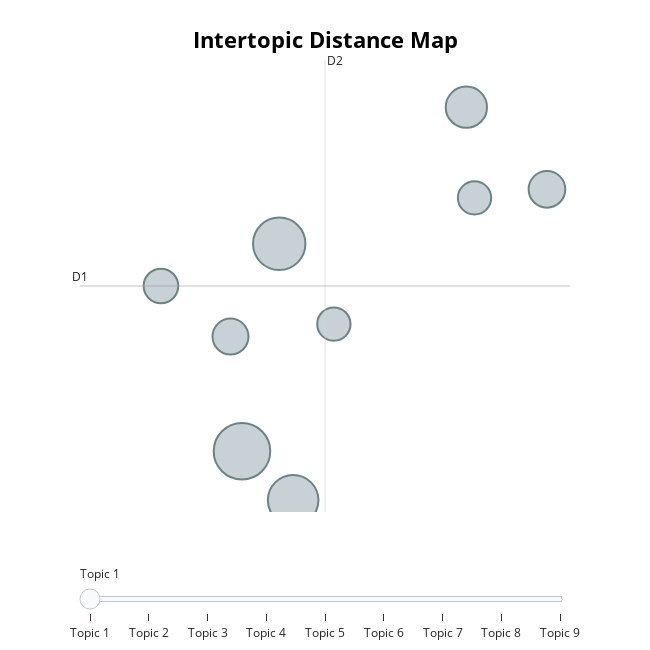

The code cell stored with this chart in its notebook:
### Code cell
topic_model.visualize_topics()

### Figure 1 — Plotly figure (JSON) as saved in the notebook; plotly's stock layout.template omitted (floating-point values rounded to 4 significant figures)
{"data": [{"customdata": [[1, "sound | easy | and | to | great", 383], [2, "great | headphones | these | are | they", 329], [3, "works | good | great | product | it", 307], [4, "the | to | tv | it | and", 204], [5, "head | they | the | off | and", 161], [6, "wireless | the | and | headphones | to", 155], [7, "tv | to | and | these | watch", 143], [8, "static | the | and | to | of", 133], [9, "the | sennheiser | and | sony | is", 133]], "hovertemplate": "<b>Topic %{customdata[0]}</b><br>Words: %{customdata[1]}<br>Size: %{customdata[2]}", "legendgroup": "", "marker": {"color": "#B0BEC5", "line": {"color": "DarkSlateGrey", "width": 2}, "size": [383, 329, 307, 204, 161, 155, 143, 133, 133], "sizemode": "area", "sizeref": 0.2394, "symbol": "circle"}, "mode": "markers", "name": "", "orientation": "v", "showlegend": false, "type": "scatter", "x": [-3.696, -3.396, -3.284, -1.888, -1.238, -3.789, -4.349, -1.822, -2.956], "xaxis": "x", "y": [-0.1679, 1.018, -0.4478, 1.799, 1.33, 0.4879, 0.7772, 1.281, 0.5594], "yaxis": "y"}], "layout": {"annotations": [{"showarrow": false, "text": "D1", "x": -5.002, "y": 0.7771, "yshift": 10}, {"showarrow": false, "text": "D2", "x": -3.027, "xshift": 10, "y": 2.069}], "height": 650, "hoverlabel": {"bgcolor": "white", "font": {"family": "Rockwell", "size": 16}}, "legend": {"itemsizing": "constant", "tracegroupgap": 0}, "margin": {"t": 60}, "shapes": [{"line": {"color": "#CFD8DC", "width": 2}, "type": "line", "x0": -3.027, "x1": -3.027, "y0": -0.515, "y1": 2.069}, {"line": {"color": "#9E9E9E", "width": 2}, "type": "line", "x0": -5.002, "x1": -1.052, "y0": 0.7771, "y1": 0.7771}], "sliders": [{"active": 0, "pad": {"t": 50}, "steps": [{"args": [{"marker.color": [["red", "#B0BEC5", "#B0BEC5", "#B0BEC5", "#B0BEC5", "#B0BEC5", "#B0BEC5", "#B0BEC5", "#B0BEC5"]]}], "label": "Topic 1", "method": "update"}, {"args": [{"marker.color": [["#B0BEC5", "red", "#B0BEC5", "#B0BEC5", "#B0BEC5", "#B0BEC5", "#B0BEC5", "#B0BEC5", "#B0BEC5"]]}], "label": "Topic 2", "method": "update"}, {"args": [{"marker.color": [["#B0BEC5", "#B0BEC5", "red", "#B0BEC5", "#B0BEC5", "#B0BEC5", "#B0BEC5", "#B0BEC5", "#B0BEC5"]]}], "label": "Topic 3", "method": "update"}, {"args": [{"marker.color": [["#B0BEC5", "#B0BEC5", "#B0BEC5", "red", "#B0BEC5", "#B0BEC5", "#B0BEC5", "#B0BEC5", "#B0BEC5"]]}], "label": "Topic 4", "method": "update"}, {"args": [{"marker.color": [["#B0BEC5", "#B0BEC5", "#B0BEC5", "#B0BEC5", "red", "#B0BEC5", "#B0BEC5", "#B0BEC5", "#B0BEC5"]]}], "label": "Topic 5", "method": "update"}, {"args": [{"marker.color": [["#B0BEC5", "#B0BEC5", "#B0BEC5", "#B0BEC5", "#B0BEC5", "red", "#B0BEC5", "#B0BEC5", "#B0BEC5"]]}], "label": "Topic 6", "method": "update"}, {"args": [{"marker.color": [["#B0BEC5", "#B0BEC5", "#B0BEC5", "#B0BEC5", "#B0BEC5", "#B0BEC5", "red", "#B0BEC5", "#B0BEC5"]]}], "label": "Topic 7", "method": "update"}, {"args": [{"marker.color": [["#B0BEC5", "#B0BEC5", "#B0BEC5", "#B0BEC5", "#B0BEC5", "#B0BEC5", "#B0BEC5", "red", "#B0BEC5"]]}], "label": "Topic 8", "method": "update"}, {"args": [{"marker.color": [["#B0BEC5", "#B0BEC5", "#B0BEC5", "#B0BEC5", "#B0BEC5", "#B0BEC5", "#B0BEC5", "#B0BEC5", "red"]]}], "label": "Topic 9", "method": "update"}]}], "title": {"font": {"color": "Black", "size": 22}, "text": "<b>Intertopic Distance Map", "x": 0.5, "xanchor": "center", "y": 0.95, "yanchor": "top"}, "width": 650, "xaxis": {"anchor": "y", "domain": [0, 1], "range": [-5.002, -1.052], "title": {"text": ""}, "visible": false}, "yaxis": {"anchor": "x", "domain": [0, 1], "range": [-0.515, 2.069], "title": {"text": ""}, "visible": false}}}
